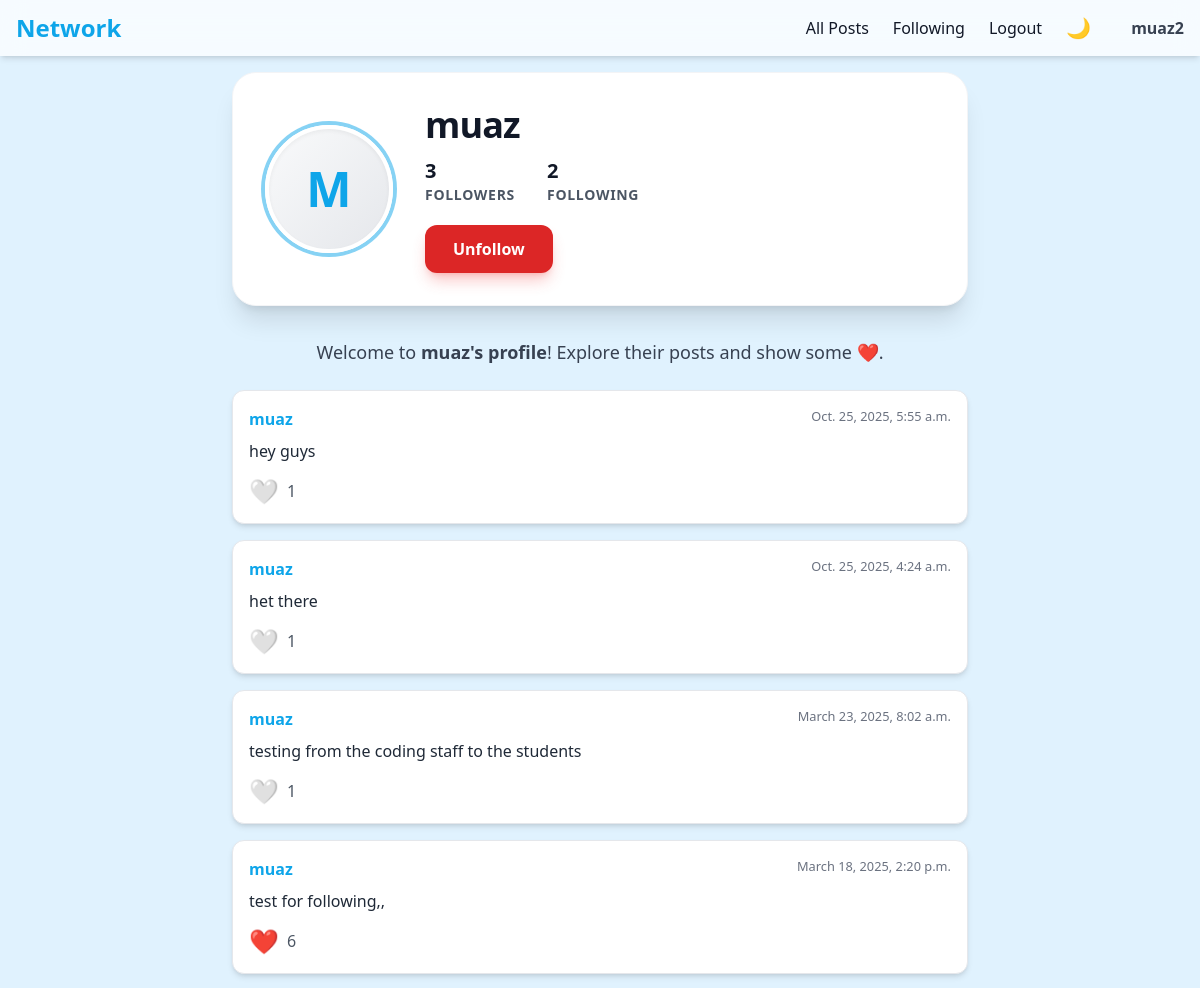
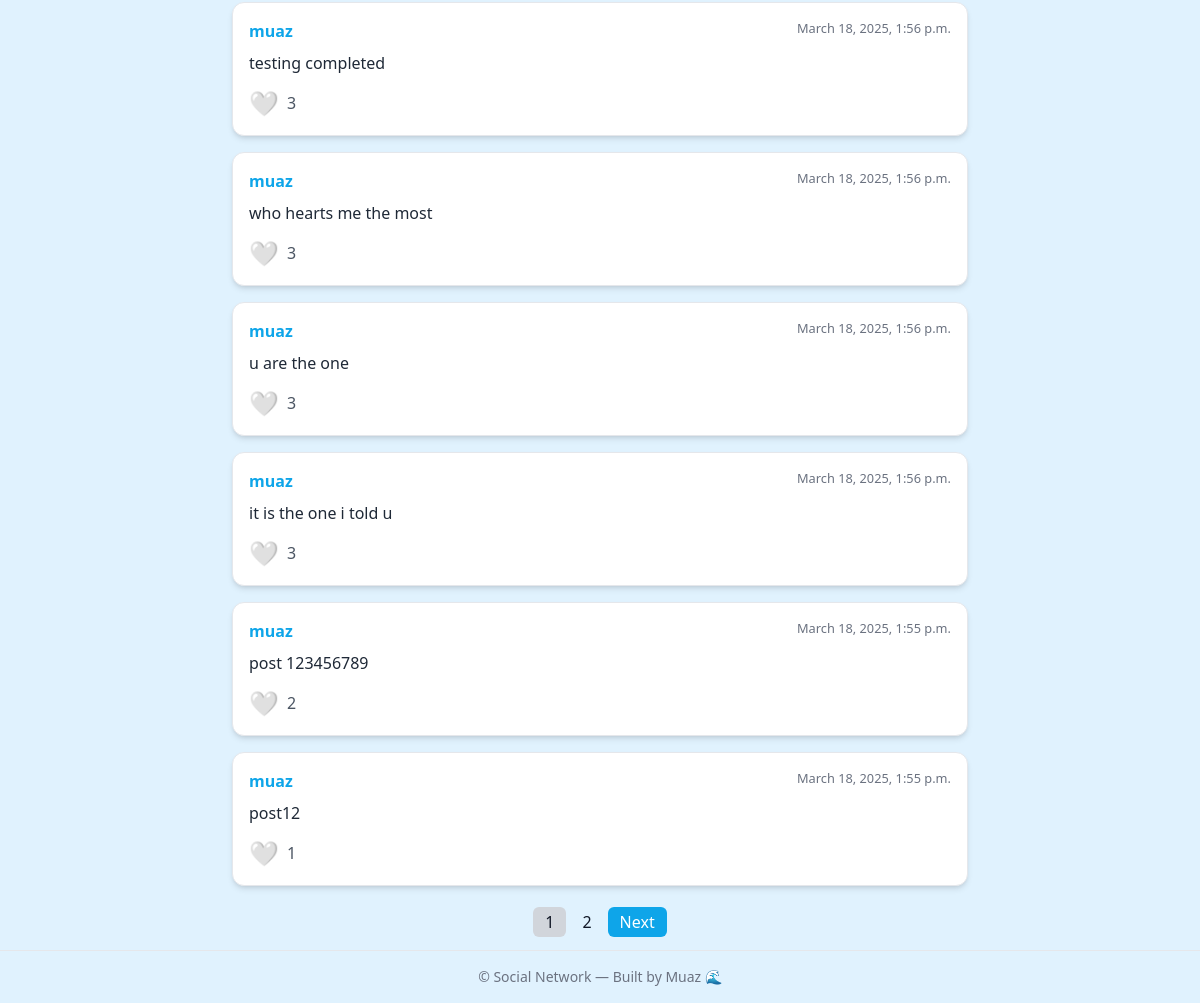
Page /profile/2/ (signed in) on the committed database (2 pictures, top to bottom).
### network/models.py (models this page shows)
class User(AbstractUser):
    pass

class Posts(models.Model):
    newpost=models.TextField()
    creator=models.ForeignKey(User, on_delete=models.CASCADE,related_name="Allposts")
    likes = models.IntegerField(default=0)
    liked_by=models.ManyToManyField(User,related_name="likedpost",blank=True)
    timestamp= models.DateTimeField(auto_now_add=True)

### network/views.py (the view)
# urls.py: path('profile/<int:user_id>/', views.profile, name='profile'),
def profile(request, user_id):
    user = User.objects.get(pk=user_id)
    items = Posts.objects.filter(creator=user).order_by('-timestamp')
    paginator=Paginator(items,10)
    page=request.GET.get('page', 1)
    query=paginator.get_page(page)
    allfollower = Follow.objects.filter(following=user)
    allfollowing = Follow.objects.filter(follower=user)
    try:
        checkfollow = Follow.objects.filter(follower=request.user, following=user)
        isfollow = checkfollow.exists()
    except:
        isfollow = False
    return render(request, "network/profile.html", {
        "query": query,
        "profile_user": user,
        "allfollower": allfollower,
        "allfollowing": allfollowing,
        "isfollow": isfollow
    })

### network/templates/network/profile.html (shortened to what this page needs)
{% extends "network/layout.html" %}
{% block body %}
<div class="max-w-3xl mx-auto mb-8 p-8 rounded-3xl bg-white dark:bg-[#111827] shadow-xl border border-gray-100 dark:border-gray-800 transition-shadow duration-500">
    <div class="flex flex-col md:flex-row items-center gap-8">
        <div class="relative w-32 h-32 flex-shrink-0">
            <div class="w-full h-full rounded-full flex items-center justify-center text-5xl font-extrabold text-[#0EA5E9] border-4 border-white dark:border-[#111827] ring-4 ring-[#0EA5E9]/50 dark:ring-[#0EA5E9]/70 bg-gradient-to-br from-gray-50 to-gray-200 dark:from-[#1F2937] dark:to-[#374151] shadow-inner transition-all duration-300">
                {{ profile_user.username|first|upper }}
            </div>
        </div>
        <div class="flex-1 flex flex-col justify-center items-center md:items-start text-center md:text-left">
            <h1 class="text-4xl font-extrabold text-gray-900 dark:text-white tracking-tight mb-2">{{ profile_user.username }}</h1>
            <div class="flex gap-8 text-gray-600 dark:text-gray-400 text-base font-semibold mt-1">
                <div class="flex flex-col items-center md:items-start">
                    <strong class="text-xl text-gray-900 dark:text-white">{{ allfollower.count }}</strong>
                    <span class="text-sm uppercase tracking-wider">Followers</span>
                </div>
                <div class="flex flex-col items-center md:items-start">
                    <strong class="text-xl text-gray-900 dark:text-white">{{ allfollowing.count }}</strong>
                    <span class="text-sm uppercase tracking-wider">Following</span>
                </div>
            </div>
            {% if user.is_authenticated and profile_user != user %}
                <form action="{% if isfollow %}{% url 'unfollow' %}{% else %}{% url 'follow' %}{% endif %}" method="post" class="mt-5">
                    {% if isfollow %}
                        <button type="submit" class="px-7 py-3 bg-red-600 text-white rounded-xl shadow-lg shadow-red-500/30 hover:bg-red-700 font-bold transition-all duration-300 transform hover:scale-105">
                            Unfollow
                        </button>
                    {% else %}
                        <button type="submit" class="px-7 py-3 bg-[#0EA5E9] text-white rounded-xl shadow-lg shadow-[#0EA5E9]/30 hover:bg-[#0284C7] font-bold transition-all duration-300 transform hover:scale-105">
                            Follow
                        </button>
                    {% endif %}
                </form>
            {% endif %}
        </div>
    </div>
</div>
<div class="max-w-3xl mx-auto mb-6 text-center text-gray-700 dark:text-gray-300 text-lg">
    Welcome to <strong>{{ profile_user.username }}'s profile</strong>! Explore their posts and show some ❤️.
</div>
<div class="flex flex-col gap-4 max-w-3xl mx-auto">
    {% if query %}
        {% for i in query %}
        <div class="bg-white dark:bg-[#1E293B] p-4 rounded-xl shadow-md border border-gray-200 dark:border-gray-700 transition-colors duration-300">
            <div class="flex justify-between items-start mb-2">
                <a href="{% url 'profile' i.creator.id %}" class="font-semibold text-[#0EA5E9] hover:underline">{{ i.creator.username }}</a>
                <small class="text-gray-500 dark:text-gray-400">{{ i.timestamp }}</small>
            </div>
            <p class="text-gray-800 dark:text-gray-200 mt-1">{{ i.newpost }}</p>
            <div class="mt-3 flex items-center gap-2">
                <button class="like-button text-2xl focus:outline-none transition-colors duration-200" data-post-id="{{ i.id }}"
                    {% if user in i.liked_by.all %} style="color:red;" {% else %} style="color:white;" {% endif %}>
                    {% if user in i.liked_by.all %} ❤️ {% else %} 🤍 {% endif %}
                </button>
                <span class="text-gray-600 dark:text-gray-400" id="likes-count-{{ i.id }}">{{ i.likes }}</span>
            </div>
        </div>
        {% endfor %}
    {% else %}
        <p class="text-center text-gray-500 dark:text-gray-400">No posts yet. Be the first to share something!</p>
    {% endif %}
</div>
<div class="mt-6 flex justify-center max-w-3xl mx-auto">
    <nav>
        <ul class="flex gap-1">
            {% for page_num in query.paginator.page_range %}
                {% if query.number == page_num %}
                    <li><span class="px-3 py-1 rounded-md bg-gray-300 dark:bg-gray-600">{{ page_num }}</span></li>
                {% else %}
                    <li><a href="?page={{ page_num }}" class="px-3 py-1 rounded-md hover:bg-gray-200 dark:hover:bg-gray-700">{{ page_num }}</a></li>
                {% endif %}
            {% endfor %}
            {% if query.has_next %}
                <li><a href="?page={{ query.next_page_number }}" class="px-3 py-1 rounded-md bg-[#0EA5E9] text-white hover:bg-[#0284C7]">Next</a></li>
            {% endif %}
        </ul>
    </nav>
</div>
{% endblock %}

### network/templates/network/layout.html (shortened to what this page needs)
{% load static %}
<!DOCTYPE html>
<html lang="en" class="scroll-smooth">
  <head>
    <script src="https://cdn.tailwindcss.com"></script>
  </head>
  <body
    class="bg-[#E0F2FE] dark:bg-[#0F172A] min-h-screen flex flex-col text-gray-900 dark:text-gray-100 transition-colors duration-300"
  >
    <nav
      class="bg-white/70 dark:bg-[#1E293B] backdrop-blur-md shadow-md sticky top-0 z-50 transition-colors duration-300"
    >
      <div
        class="max-w-7xl mx-auto px-4 py-3 flex justify-between items-center"
      >
        <a href="{% url 'index' %}" class="text-2xl font-bold text-[#0EA5E9]">Network</a>
        <ul class="hidden md:flex gap-6 items-center font-medium">
          <li><a href="{% url 'index' %}" class="hover:text-[#0EA5E9]">All Posts</a></li>
          {% if user.is_authenticated %}
            <li><a href="{% url 'following' %}" class="hover:text-[#0EA5E9]">Following</a></li>
            <li><a href="{% url 'logout' %}" class="hover:text-[#0EA5E9]">Logout</a></li>
          {% else %}
            <li><a href="{% url 'login' %}" class="hover:text-[#0EA5E9]">Login</a></li>
            <li><a href="{% url 'register' %}" class="hover:text-[#0EA5E9]">Register</a></li>
          {% endif %}
          <li>
            <button
              id="dark-toggle"
              class="text-xl focus:outline-none"
              aria-label="Toggle Dark Mode"
            >🌙</button>
          </li>
          {% if user.is_authenticated %}
          <li class="ml-4 text-gray-700 dark:text-gray-200 font-semibold">
            <a href="{% url 'profile' user.id %}">{{ user.username }}</a>
          </li>
          {% endif %}
        </ul>
      </div>
    </nav>
    <main class="flex-1 max-w-3xl mx-auto w-full p-4">
      {% block body %}{% endblock %}
    </main>
    <footer class="text-center text-sm text-gray-500 py-4 border-t dark:border-gray-700">
      © {{ now.year }} Social Network — Built by Muaz 🌊
    </footer>
  </body>
</html>

### rows in the picture
User: username "muaz2"
User: username|first "M", username "muaz"
Posts: creator.username "muaz", timestamp "Oct. 25, 2025, 5:55 a.m.", newpost "hey guys", likes "1"
Posts: creator.username "muaz", timestamp "Oct. 25, 2025, 4:24 a.m.", newpost "het there", likes "1"
Posts: creator.username "muaz", timestamp "March 23, 2025, 8:02 a.m.", newpost "testing from the coding staff to the students", likes "1"
Posts: creator.username "muaz", timestamp "March 18, 2025, 2:20 p.m.", newpost "test for following,,", likes "6"
Posts: creator.username "muaz", timestamp "March 18, 2025, 1:56 p.m.", newpost "testing completed", likes "3"
Posts: creator.username "muaz", timestamp "March 18, 2025, 1:56 p.m.", newpost "who hearts me the most", likes "3"
Posts: creator.username "muaz", timestamp "March 18, 2025, 1:56 p.m.", newpost "u are the one", likes "3"
Posts: creator.username "muaz", timestamp "March 18, 2025, 1:56 p.m.", newpost "it is the one i told u", likes "3"
Posts: creator.username "muaz", timestamp "March 18, 2025, 1:55 p.m.", newpost "post 123456789", likes "2"
Posts: creator.username "muaz", timestamp "March 18, 2025, 1:55 p.m.", newpost "post12", likes "1"

### other values in the picture
{{ allfollower.count }} "3"
{{ allfollowing.count }} "2"
{{ page_num }} "1"
{{ page_num }} "2"
